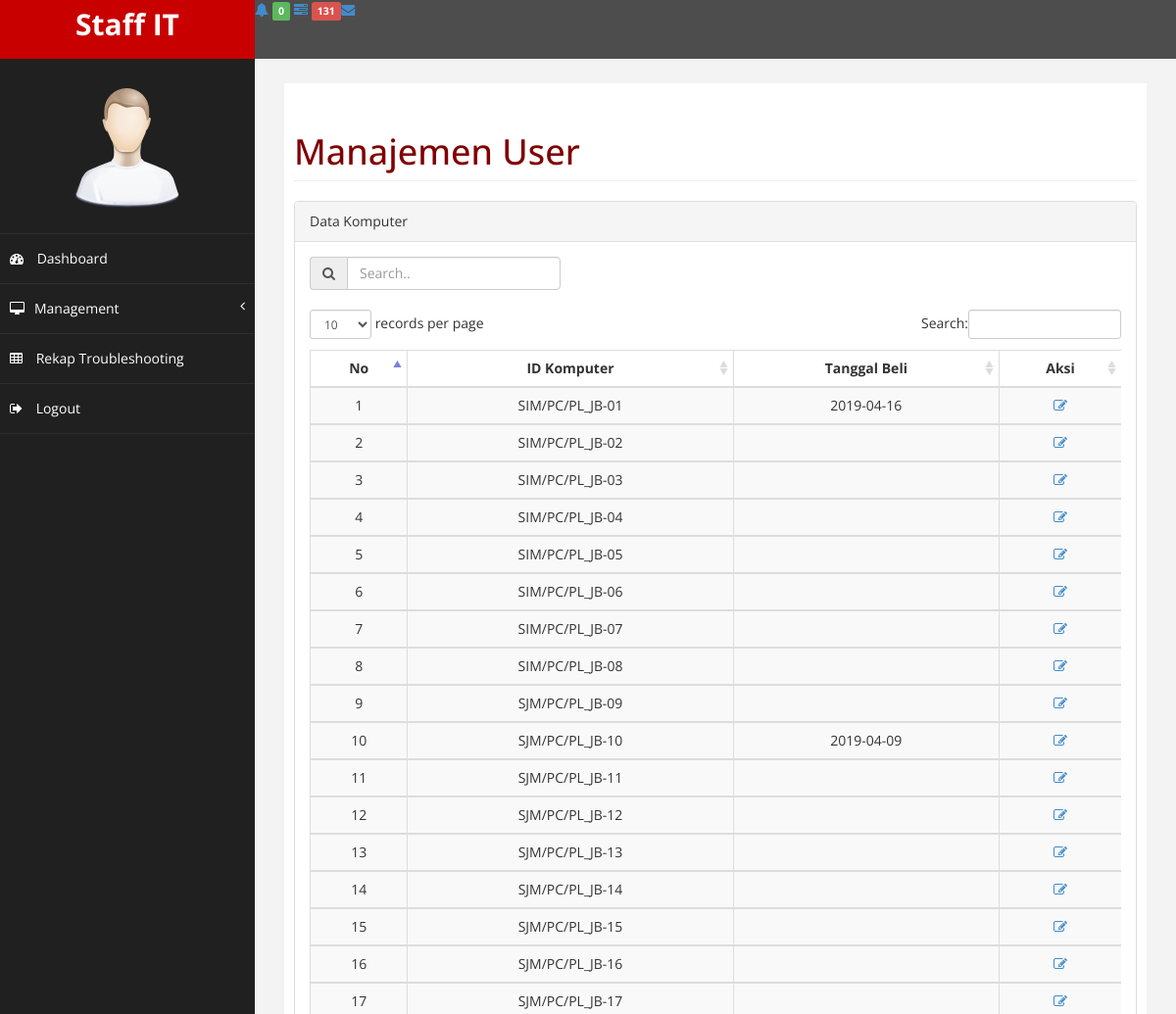
Before: /bukan/index.php?halaman=management-idkomputer (signed in, upper part) with the older database file.
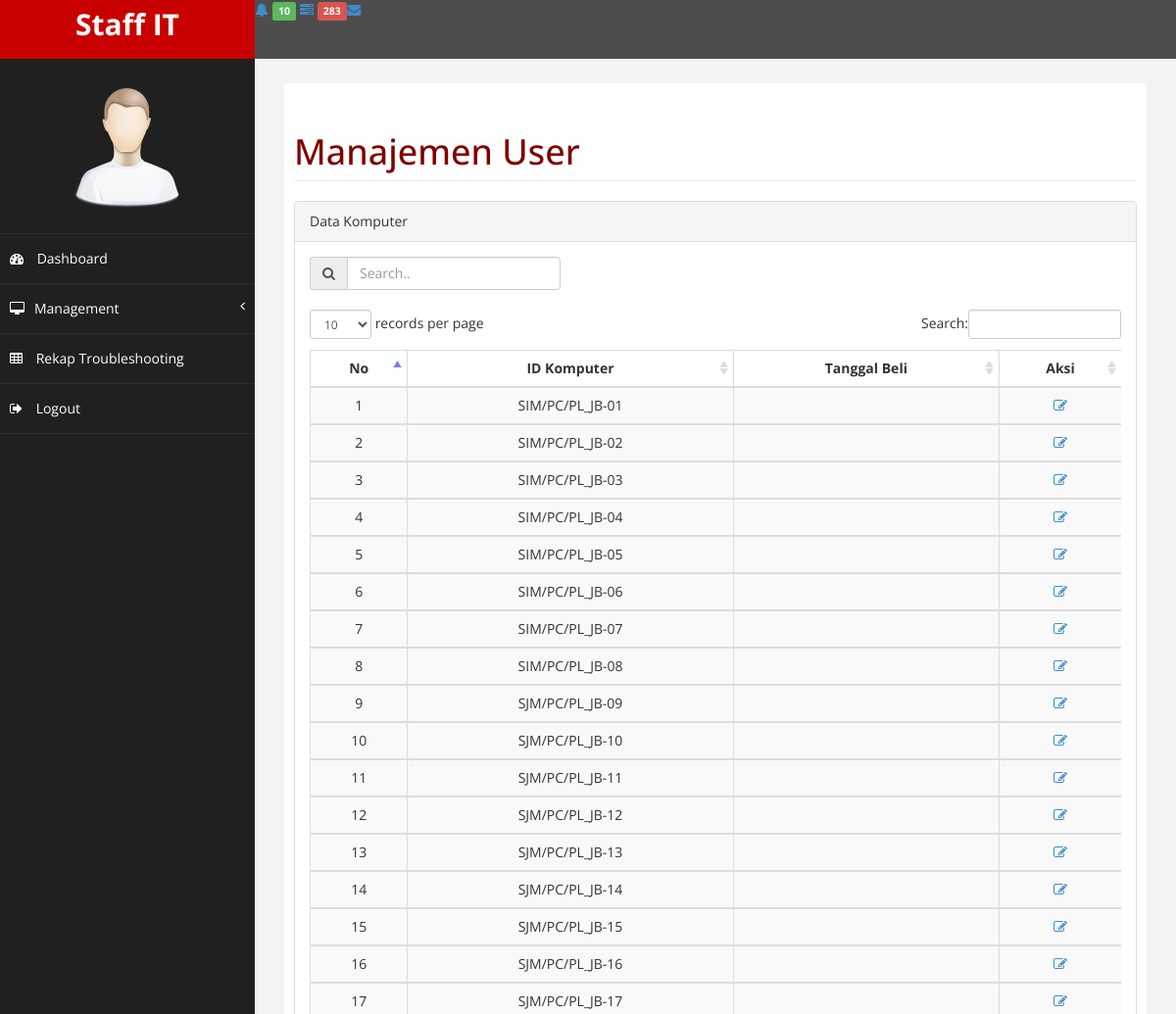
After: the same page with the newer database file.
### tables this page shows
CREATE TABLE IF NOT EXISTS `database_komputer` (
  `id_kom` int(25) NOT NULL AUTO_INCREMENT,
  `id_komputer` varchar(50) NOT NULL,
  `jenis` varchar(10) NOT NULL,
  `user` varchar(30) NOT NULL,
  `computer_name` varchar(25) NOT NULL,
  `sistem_operasi` varchar(50) NOT NULL,
  `motherboard` varchar(50) NOT NULL,
  `processor` varchar(50) NOT NULL,
  `hardisk` varchar(25) NOT NULL,
  `ram` varchar(20) NOT NULL,
  `vga_merk` varchar(25) NOT NULL,
  `vga_size` varchar(20) NOT NULL,
  `monitor_merk` varchar(20) NOT NULL,
  `monitor_size` varchar(20) NOT NULL,
  `keyboard` varchar(5) NOT NULL,
  `mouse` varchar(5) NOT NULL,
  `ups` varchar(5) NOT NULL,
  `ip_address` varchar(25) NOT NULL,
  `tgl_beli` varchar(30) NOT NULL,
  PRIMARY KEY (`id_kom`)
);

### bukan/management-idkomputer.php (the view, shortened to what the changed rows need)
<link href="assets/js/dataTables/dataTables.bootstrap.css" rel="stylesheet" />
<div id="page-inner">
<div class="row">
    <div class="col-lg-12">
        <h1 class="page-header" style="color:maroon;">Manajemen User</h1>
    </div>
</div>
<div class="row">
                <div class="col-lg-12">
                    <div class="panel panel-default">
                        <div class="panel-body">
                          <br>
                              <div class="table-responsive" style="overflow-x: auto">
                                <table class="table table-striped table-bordered table-hover" id="dataTables-example">
                                  <thead>
                                        <tr>
                                            <th><center>No</center></th>
                                            <th><center>ID Komputer</center></th>
                                            <th><center>Tanggal Beli</center></th>
                                            <th><center>Aksi</center></th>
                                        </tr>
                                        <?php
                                        $no = 1;
                                        include '../config/koneksi.php';
                                        $query = mysqli_query($konek, "SELECT * FROM database_komputer") or die(mysqli_error());
                                          if(mysqli_num_rows($query) == 0){
                                            echo '<tr><td collspan="4" align="center">Tidak ada data!</td></tr>';
                                          }
                                          else{
                                            while ($data = mysqli_fetch_array($query)) {
                                              ?>
                                    </thead>
                                    <tbody>
                                        <tr>
                                            <td><center><?php echo $no++; ?></center></td>
                                                <td><center><?php echo $data['id_komputer']; ?></center></td>
                                                <td><center><?php echo ($data['tgl_beli']); ?></center></td>
                                                <td><center>
                                                  <a href="index.php?halaman=edit-idkomputer&id=<?php echo $data['id_kom'];?>" title="Edit Data"><span class="fa fa-edit"></span></a>
                                                </td>
                                        </tr>
                                          <?php
                                        }
                                        }
                                        ?>
                                    </tbody>
                            </table>
                        </div>
                    </div>
                </div>
            </div>
      </div>

### bukan/index.php (shortened to what the changed rows need)
<?php
if(isset($_GET['halaman'])) $halaman = $_GET['halaman']; else $halaman="home-staff";
?>
<!DOCTYPE html>
<html lang="en">
<head>
    <link href="assets/css/bootstrap.css" rel="stylesheet" />
    <link href="assets/css/font-awesome.css" rel="stylesheet" />
    <link href="assets/js/morris/morris-0.4.3.min.css" rel="stylesheet" />
    <link href="assets/css/custom.css" rel="stylesheet" />
      <link href="assets/js/dataTables/dataTables.bootstrap.css" rel="stylesheet" />
</head>
<?php
include '../config/koneksi.php';
    $queryNotif="SELECT * FROM tbl_keluhan";
    $sqlNotif = mysqli_query($konek,$queryNotif) or die (mysqli_error($konek));
    $Notif = mysqli_num_rows($sqlNotif);
?>
<?php
include '../config/koneksi.php';
    $queryNotif="SELECT * FROM tbl_laporan";
    $sqlNotif = mysqli_query($konek,$queryNotif) or die (mysqli_error($konek));
    $Notif2 = mysqli_num_rows($sqlNotif);
?>
<body>
    <div id="wrapper">
        <nav class="navbar navbar-default navbar-cls-top " role="navigation" style="margin-bottom: 0">
                <a a href="?halaman=komentarweb">
                    <span class="top-label label label-success"><?php echo $Notif2; ?></span>  <i class="fa fa-tasks"></i>
                </a>
                <a href="?halaman=komentarmenu">
                    <span class="top-label label label-danger"><?php echo $Notif; ?></span><i class="fa fa-envelope"></i>
                </a>
        </nav>
<div id="page-wrapper" >
    <?php
    if($halaman=="home-staff")                             include "home-staff.php";
                else if($halaman=="management-user")       include "management-user.php";
                else if($halaman=="edit-user")             include "edit-user.php";
                else if($halaman=="tambah_pegawai")        include "tambah_pegawai.php";
                else if($halaman=="management-komputer")   include "management-komputer.php";
                else if($halaman=="management-idkomputer") include "management-idkomputer.php";
    ?>
</div>
</div>
</body>
</html>

Changed rows visible on the page:
changed database_komputer "SIM/PC/PL_JB-01": tgl_beli "2019-04-16" → (not shown)
changed database_komputer "SJM/PC/PL_JB-10": tgl_beli "2019-04-09" → (not shown)
Other visible differences:
$Notif2: "0" → "10"
$Notif: "131" → "283"
